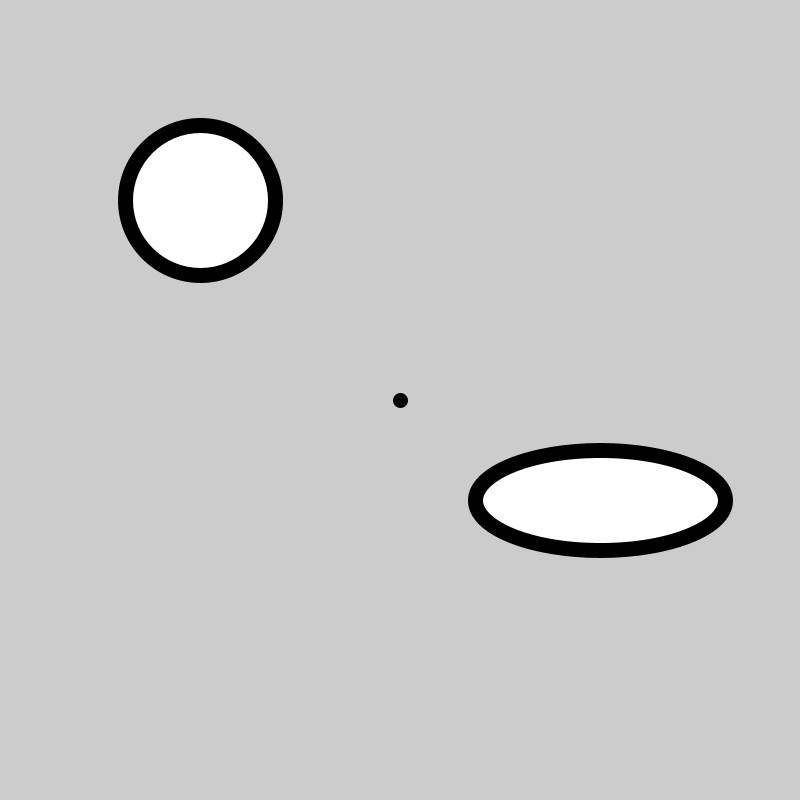
Frame 1 (no input)
Frame 60 (the mouse pressed at the canvas centre just before this capture): identical to frame 1, image omitted
Frame 120 (the mouse held since frame 60 and released just before this capture): identical to frame 1, image omitted

The Processing sketch that drew this single still picture (run headless with seeded random() and noise(); from frame 60 on, the mouse is pressed at the canvas centre):

// Processing sketch: basicShapesP1
// ── basicShapesP1.pde
void setup(){
  //setup your canvas
  size(800,800);  
  // chage the thickness of lines or points
  strokeWeight(15);
  // draw a point at location x = 400, y = 400
  point(400,400);
  // move the point up, down, left then right
  
  //draw an ellipse(x,y,width,height);
  ellipse(200,200,150,150);
  // draw a second ellipse of a 
  //different size somewhere on the screen
  ellipse(600,500,250,100);
  
  
  
  
  
}


void draw(){

  
}
